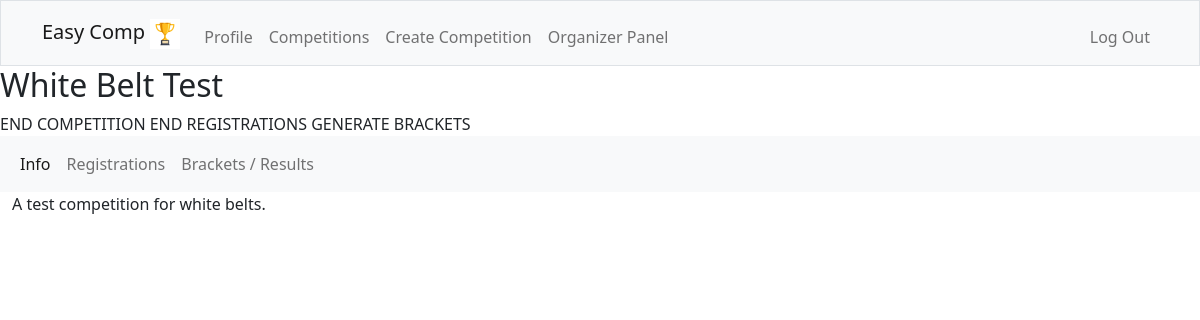
The app's page /yourcompetition/White Belt Test (signed in), older data.
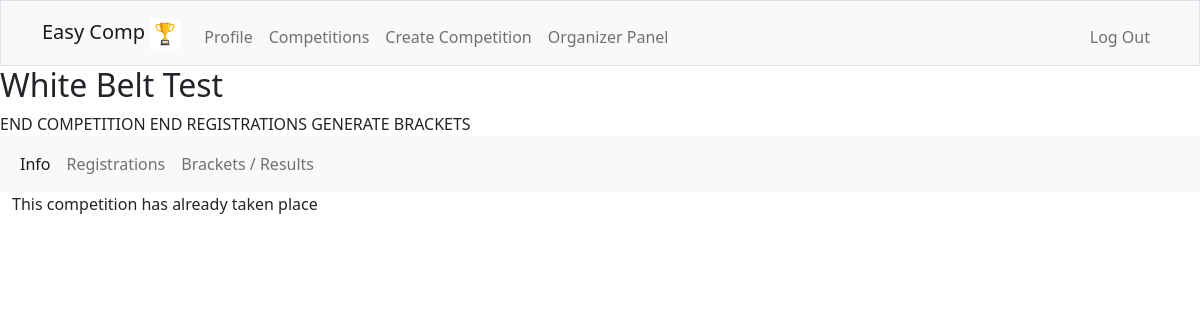
The same page, newer data.
### tables this page shows
CREATE TABLE competitions (
    id INTEGER NOT NULL,
    name TEXT NOT NULL UNIQUE,
    info TEXT NOT NULL,
    format TEXT NOT NULL,
    organizer_id INTEGER NOT NULL,
    PRIMARY KEY(id),
    FOREIGN KEY(organizer_id) REFERENCES users(id)
);

### app.py (the view)
@app.route("/yourcompetition/<name>", methods=["GET"])
@login_required
def yourcompetition(name):
    rows = db.execute("SELECT DISTINCT id FROM competitions WHERE name = ?", name)
    comp_id = rows[0]["id"]
    rows = db.execute("SELECT DISTINCT info FROM competitions WHERE id = ?", comp_id)
    info = rows[0]["info"]
    return render_template("yourcompetition.html", info=info, name=name)

### app.py (called while the page is built)
@app.after_request
def after_request(response):
    response.headers["Cache-Control"] = "no-cache, no-store, must-revalidate"
    response.headers["Expires"] = 0
    response.headers["Pragma"] = "no-cache"
    return response

### helpers.py (called while the page is built)
def login_required(f):
    @wraps(f)
    def decorated_function(*args, **kwargs):
        if session.get("user_id") is None:
            return redirect("/login")
        return f(*args, **kwargs)
    return decorated_function

### templates/yourcompetition.html (shortened to what this page needs)
{% extends "layout.html" %}
{% block main %}
<h2>{{ name }}</h2>
END COMPETITION
END REGISTRATIONS
GENERATE BRACKETS
<nav class="navbar navbar-expand-lg navbar-light bg-light">
    <div class="container-fluid">
      <div class="collapse navbar-collapse" id="navbarNavAltMarkup">
        <div class="navbar-nav">
          <a class="nav-link active" aria-current="page" href="/yourcompetition/{{ name }}">Info</a>
          <a class="nav-link" href="/yourcompregistrations/{{ name }}">Registrations</a>
          <a class="nav-link" href="/yourcompbrackets/{{ name }}">Brackets / Results</a>
        </div>
      </div>
    </div>
  </nav>
  <div class="container-fluid">
    <p>{{ info }}</p>
  </div>
{% endblock %}

Row changes from the older to the newer data that the page shows:
changed competitions "White Belt Test": info "A test competition for white belts." → "This competition has already taken place"
